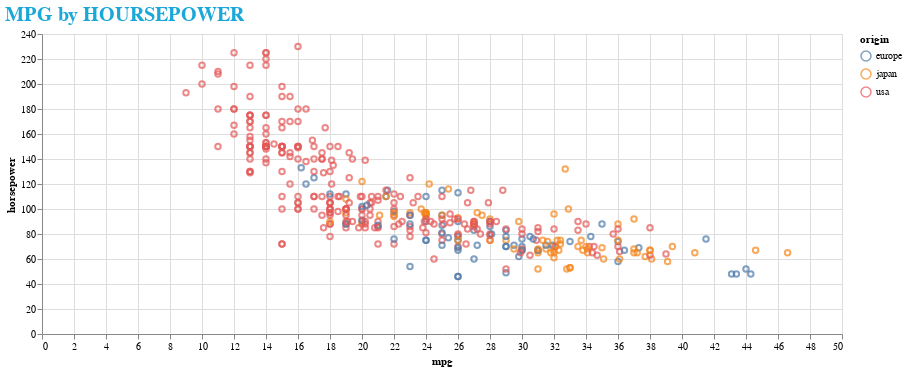

Here is the notebook cell this chart was saved with:
### Code cell
# the 'empty' setting makes all text hidden before any mouseover occurs.
pointer = alt.selection_single(on='mouseover', nearest=True, empty='none')

base = alt.Chart(title="MPG by HOURSEPOWER").encode(x='mpg', y='horsepower')

chart = alt.layer(base.mark_point()
           .properties(selection=pointer, width=800, height=300)
           .encode(color='origin'),
       base.mark_text(dx=8, dy=3, align='left')
           .encode(text=alt.condition(pointer, 'name', alt.value(''))), data=mpg)

chart = chart.configure_title(fontSize=20,
                              font='Courier',
                              anchor='start',
                              color='#1BA8D8')
chart

### Figure 1 — Vega-Lite specification as saved in the notebook (floating-point values rounded to 4 significant figures; data arrays with more than 128 entries replaced by an {"elided": "..."} marker saying what was removed)
{"config": {"view": {"continuousWidth": 400, "continuousHeight": 300}, "title": {"anchor": "start", "color": "#1BA8D8", "font": "Courier", "fontSize": 20}}, "layer": [{"mark": "point", "encoding": {"color": {"field": "origin", "type": "nominal"}, "x": {"field": "mpg", "type": "quantitative"}, "y": {"field": "horsepower", "type": "quantitative"}}, "height": 300, "selection": {"selector001": {"type": "single", "on": "mouseover", "nearest": true, "empty": "none"}}, "title": "MPG by HOURSEPOWER", "width": 800}, {"mark": {"type": "text", "align": "left", "dx": 8, "dy": 3}, "encoding": {"text": {"condition": {"field": "name", "type": "nominal", "selection": "selector001"}, "value": ""}, "x": {"field": "mpg", "type": "quantitative"}, "y": {"field": "horsepower", "type": "quantitative"}}, "title": "MPG by HOURSEPOWER"}], "data": {"name": "data-f1198cc0481ad698d7dc4699e0a3efa7"}, "$schema": "https://vega.github.io/schema/vega-lite/v4.17.0.json", "datasets": {"data-f1198cc0481ad698d7dc4699e0a3efa7": {"elided": "398 records"}}}
